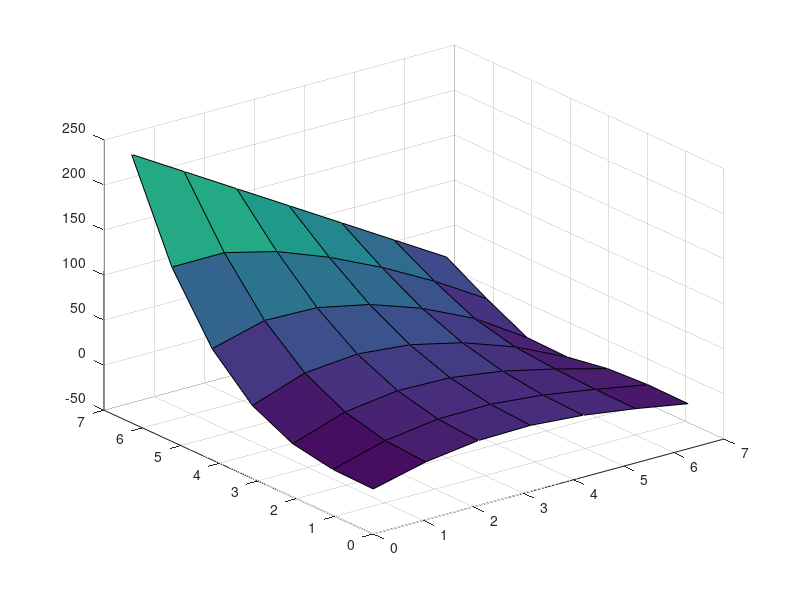

This chart was generated by the following MATLAB code:
a_x=0;
a_y=0;
b_x=2*pi;
b_y=2*pi;
N_x=input('Please enter the number of internal points in x direction:  ');
N_y=input('Please enter the nubmer of internal points in y direction:  ');
del_x=(b_x)/(N_x+1);  %N_x+1 is the number of segments resulting from the existence of N_x internal points in x diection.
del_y=(b_y)/(N_y+1);  %N_y+1 is the number of segments resulting from the existence of N_y internal points in y drection.
sum_del=(del_y^2)+(del_x^2);
del_x_squared=(del_x)^2;
del_y_squared=(del_y)^2;
del_t=(del_x_squared*del_y_squared)/(2*sum_del); % The Von Neumann stability method defines del_t value
index_x=0:N_x+1;
index_y=0:N_y+1;
D=del_t/((del_x*del_y)^2);
x_k=del_x*index_x; 
y_j=del_y*index_y;
u_x_0=((y_j).^3).';  %Boundary condition in x dimension at x=0
u_x_2pi=(((y_j).^2).*cos(y_j)).'; %Boundary condition in x dimension at x=2pi
u_y_2pi=u_x_0(N_y+2)+(x_k/(2*pi))*(u_x_2pi(N_y+2)-u_x_0(N_y+2)); %Boundary condition in y dimension at y=2pi
u_num_current=zeros(N_y+2,N_x+2); %"plus two" is due to boundary points being included 
u_num_newer=[[u_x_0(1:N_y+1),zeros(N_y+1,N_x),u_x_2pi(1:N_y+1)];u_y_2pi];
current_time=0;
total_elements=numel(u_num_current);
average_difference=1; %This initial value for average error is arbitary to kickstart iteration process

while average_difference>e^-18
    current_time=current_time+del_t;
    
     for i=2:N_x+1 
        u_num_newer(1,i)=D*(-2*sum_del*u_num_current(1,i)+del_y_squared*(u_num_current(1,i-1)+u_num_current(1,i+1))+2*del_x_squared*u_num_current(2,i))+u_num_current(1,i);
        for j=2:N_y+1
            u_num_newer(j,i)=D*(-2*sum_del*u_num_current(j,i)+del_y_squared*(u_num_current(j,i-1)+u_num_current(j,i+1))+del_x_squared*(u_num_current(j-1,i)+u_num_current(j+1,i)))+u_num_current(j,i);
        end
     end 
    
    u_num_old=u_num_current; %When iterations continue through time, current values becomes old values
    u_num_current=u_num_newer; % And newer values become current values
    diffence=abs(u_num_current-u_num_old);
    average_difference=(1/total_elements)*sum(diffence(:));
end
[X,Y]=meshgrid(x_k,y_j);
surf(X,Y,u_num_current)


